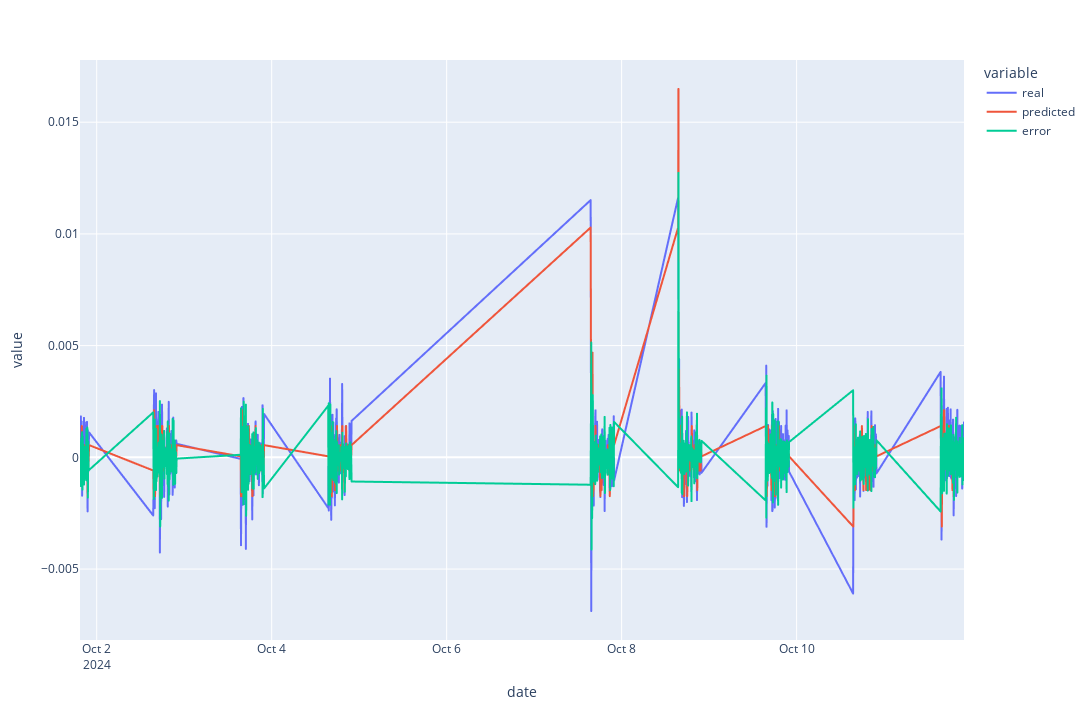

The cell this chart's notebook holds for it:
### Code cell
plx.line(
    data_frame=results_test.melt(ignore_index=False).reset_index(names=['date']),
    #title='Cummulative returns - Model vs Buy and hold',
    x='date',
    y='value',
    color='variable',
    height=720,
    width=1280,
)

### Figure 1 — Plotly figure (JSON) as saved in the notebook; plotly's stock layout.template omitted (floating-point values rounded to 4 significant figures; data arrays with more than 128 entries replaced by an {"elided": "..."} marker saying what was removed)
{"data": [{"hovertemplate": "variable=real<br>date=%{x}<br>value=%{y}<extra></extra>", "legendgroup": "real", "line": {"color": "#636efa", "dash": "solid"}, "marker": {"symbol": "circle"}, "mode": "lines", "name": "real", "showlegend": true, "type": "scattergl", "x": {"elided": "655 str values"}, "xaxis": "x", "y": {"elided": "655 float values"}, "yaxis": "y"}, {"hovertemplate": "variable=predicted<br>date=%{x}<br>value=%{y}<extra></extra>", "legendgroup": "predicted", "line": {"color": "#EF553B", "dash": "solid"}, "marker": {"symbol": "circle"}, "mode": "lines", "name": "predicted", "showlegend": true, "type": "scattergl", "x": {"elided": "655 str values"}, "xaxis": "x", "y": {"elided": "655 float values"}, "yaxis": "y"}, {"hovertemplate": "variable=error<br>date=%{x}<br>value=%{y}<extra></extra>", "legendgroup": "error", "line": {"color": "#00cc96", "dash": "solid"}, "marker": {"symbol": "circle"}, "mode": "lines", "name": "error", "showlegend": true, "type": "scattergl", "x": {"elided": "655 str values"}, "xaxis": "x", "y": {"elided": "655 float values"}, "yaxis": "y"}], "layout": {"height": 720, "legend": {"title": {"text": "variable"}, "tracegroupgap": 0}, "margin": {"t": 60}, "width": 1280, "xaxis": {"anchor": "y", "domain": [0, 1], "title": {"text": "date"}}, "yaxis": {"anchor": "x", "domain": [0, 1], "title": {"text": "value"}}}}
